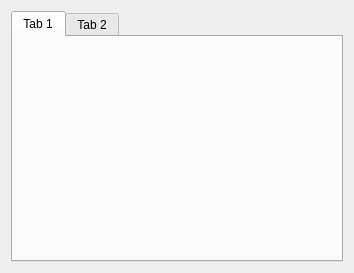
<?xml version="1.0" encoding="UTF-8"?>
<ui version="4.0">
 <class>Dlg</class>
 <widget class="QWidget" name="Dlg">
  <property name="geometry">
   <rect>
    <x>0</x>
    <y>0</y>
    <width>354</width>
    <height>273</height>
   </rect>
  </property>
  <property name="windowTitle">
   <string>Verby - Adds verbs to commands</string>
  </property>
  <layout class="QVBoxLayout">
   <item>
    <widget class="QTabWidget" name="tabWidget">
     <widget class="QWidget" name="tab">
      <attribute name="title">
       <string>Tab 1</string>
      </attribute>
     </widget>
     <widget class="QWidget" name="tab_2">
      <attribute name="title">
       <string>Tab 2</string>
      </attribute>
     </widget>
    </widget>
   </item>
  </layout>
 </widget>
 <resources/>
 <connections/>
</ui>
